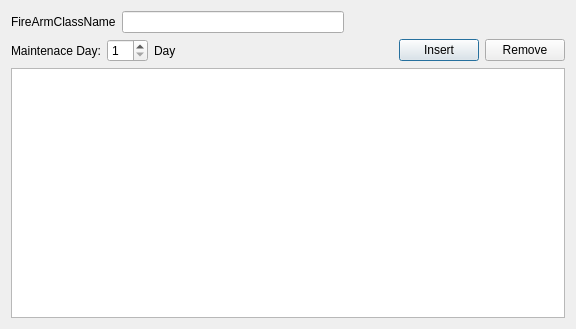
<?xml version="1.0" encoding="UTF-8"?>
<ui version="4.0">
 <class>fireArmClassRegisterDialog</class>
 <widget class="QDialog" name="fireArmClassRegisterDialog">
  <property name="geometry">
   <rect>
    <x>0</x>
    <y>0</y>
    <width>576</width>
    <height>329</height>
   </rect>
  </property>
  <property name="windowTitle">
   <string>Dialog</string>
  </property>
  <layout class="QVBoxLayout" name="verticalLayout">
   <item>
    <layout class="QHBoxLayout" name="horizontalLayout">
     <item>
      <widget class="QLabel" name="label">
       <property name="text">
        <string>FireArmClassName</string>
       </property>
      </widget>
     </item>
     <item>
      <widget class="QLineEdit" name="fireArmClassNameInputLineEdit"/>
     </item>
     <item>
      <spacer name="horizontalSpacer">
       <property name="orientation">
        <enum>Qt::Horizontal</enum>
       </property>
       <property name="sizeHint" stdset="0">
        <size>
         <width>40</width>
         <height>20</height>
        </size>
       </property>
      </spacer>
     </item>
    </layout>
   </item>
   <item>
    <layout class="QHBoxLayout" name="horizontalLayout_2">
     <item>
      <widget class="QLabel" name="label_2">
       <property name="text">
        <string>Maintenace Day:</string>
       </property>
      </widget>
     </item>
     <item>
      <widget class="QSpinBox" name="spinBox">
       <property name="minimum">
        <number>1</number>
       </property>
      </widget>
     </item>
     <item>
      <widget class="QLabel" name="label_3">
       <property name="text">
        <string>Day</string>
       </property>
      </widget>
     </item>
     <item>
      <spacer name="horizontalSpacer_2">
       <property name="orientation">
        <enum>Qt::Horizontal</enum>
       </property>
       <property name="sizeHint" stdset="0">
        <size>
         <width>40</width>
         <height>20</height>
        </size>
       </property>
      </spacer>
     </item>
     <item>
      <widget class="QPushButton" name="insertPushButton">
       <property name="text">
        <string>Insert</string>
       </property>
      </widget>
     </item>
     <item>
      <widget class="QPushButton" name="removePushButton">
       <property name="text">
        <string>Remove</string>
       </property>
      </widget>
     </item>
    </layout>
   </item>
   <item>
    <widget class="QTableWidget" name="fireArmClassesShowTableWidget"/>
   </item>
  </layout>
 </widget>
 <resources/>
 <connections/>
</ui>
